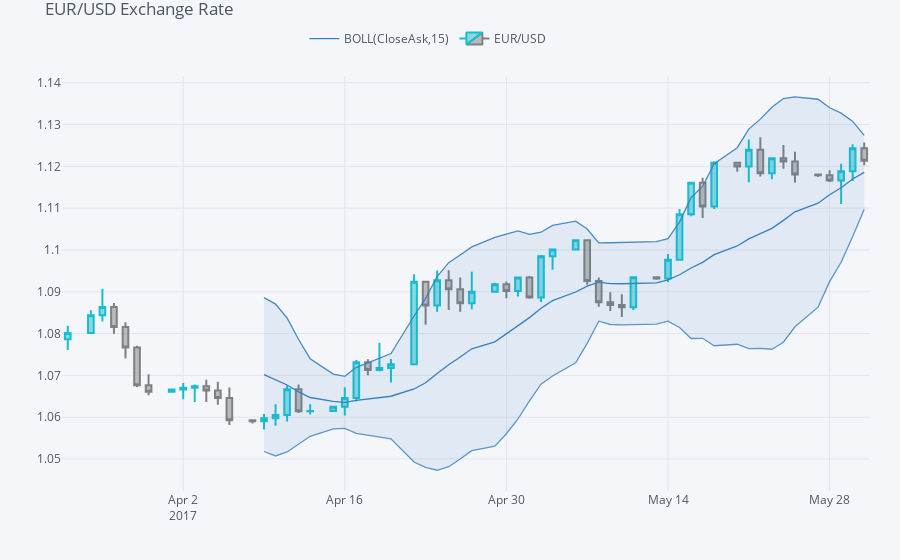

This figure's notebook cell:
### Code cell
plyo.iplot(qf.iplot(asFigure=True),
                  image='png',
                  filename='qf_02'
             )
